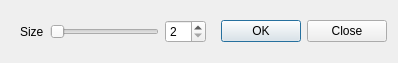
<?xml version="1.0" encoding="UTF-8"?>
<ui version="4.0">
 <class>RedEyeReductionWidget</class>
 <widget class="QWidget" name="RedEyeReductionWidget">
  <property name="geometry">
   <rect>
    <x>0</x>
    <y>0</y>
    <width>372</width>
    <height>51</height>
   </rect>
  </property>
  <layout class="QHBoxLayout" name="horizontalLayout">
   <item>
    <widget class="QStackedWidget" name="stackedWidget">
     <property name="currentIndex">
      <number>0</number>
     </property>
     <widget class="QWidget" name="mainPage">
      <layout class="QHBoxLayout" name="horizontalLayout_2">
       <item>
        <widget class="QLabel" name="label">
         <property name="text">
          <string>Size</string>
         </property>
         <property name="buddy">
          <cstring>diameterSlider</cstring>
         </property>
        </widget>
       </item>
       <item>
        <widget class="QSlider" name="diameterSlider">
         <property name="minimum">
          <number>2</number>
         </property>
         <property name="maximum">
          <number>40</number>
         </property>
         <property name="orientation">
          <enum>Qt::Horizontal</enum>
         </property>
        </widget>
       </item>
       <item>
        <widget class="KIntSpinBox" name="diameterSpinBox">
         <property name="minimum">
          <number>2</number>
         </property>
        </widget>
       </item>
      </layout>
      <zorder>diameterSpinBox</zorder>
      <zorder>diameterSlider</zorder>
      <zorder>diameterSpinBox</zorder>
      <zorder>label</zorder>
      <zorder>diameterSlider</zorder>
     </widget>
     <widget class="QWidget" name="notSetPage">
      <layout class="QHBoxLayout" name="horizontalLayout_3">
       <item>
        <widget class="QLabel" name="label_2">
         <property name="text">
          <string>Click on the red eye you want to fix</string>
         </property>
        </widget>
       </item>
      </layout>
     </widget>
    </widget>
   </item>
   <item>
    <widget class="KDialogButtonBox" name="dialogButtonBox">
     <property name="standardButtons">
      <set>QDialogButtonBox::Close|QDialogButtonBox::Ok</set>
     </property>
    </widget>
   </item>
  </layout>
 </widget>
 <customwidgets>
  <customwidget>
   <class>KDialogButtonBox</class>
   <extends>QDialogButtonBox</extends>
   <header>kdialogbuttonbox.h</header>
  </customwidget>
  <customwidget>
   <class>KIntSpinBox</class>
   <extends>QSpinBox</extends>
   <header>knuminput.h</header>
  </customwidget>
 </customwidgets>
 <connections>
  <connection>
   <sender>diameterSlider</sender>
   <signal>sliderMoved(int)</signal>
   <receiver>diameterSpinBox</receiver>
   <slot>setValue(int)</slot>
   <hints>
    <hint type="sourcelabel">
     <x>120</x>
     <y>22</y>
    </hint>
    <hint type="destinationlabel">
     <x>175</x>
     <y>21</y>
    </hint>
   </hints>
  </connection>
  <connection>
   <sender>diameterSpinBox</sender>
   <signal>valueChanged(int)</signal>
   <receiver>diameterSlider</receiver>
   <slot>setValue(int)</slot>
   <hints>
    <hint type="sourcelabel">
     <x>153</x>
     <y>7</y>
    </hint>
    <hint type="destinationlabel">
     <x>124</x>
     <y>7</y>
    </hint>
   </hints>
  </connection>
 </connections>
</ui>
